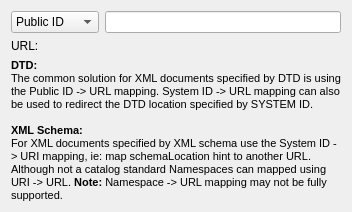
<?xml version="1.0" encoding="UTF-8"?>
<ui version="4.0">
 <class>AddSchemaForm</class>
 <widget class="QWidget" name="AddSchemaForm">
  <property name="geometry">
   <rect>
    <x>0</x>
    <y>0</y>
    <width>352</width>
    <height>212</height>
   </rect>
  </property>
  <property name="minimumSize">
   <size>
    <width>350</width>
    <height>200</height>
   </size>
  </property>
  <layout class="QVBoxLayout" name="verticalLayout" stretch="0,100">
   <item>
    <layout class="QGridLayout" name="gridLayout">
     <item row="0" column="0">
      <widget class="QComboBox" name="idCbx">
       <item>
        <property name="text">
         <string notr="true">Public ID</string>
        </property>
       </item>
       <item>
        <property name="text">
         <string notr="true">System ID</string>
        </property>
       </item>
       <item>
        <property name="text">
         <string notr="true">URI</string>
        </property>
       </item>
       <item>
        <property name="text">
         <string>DOCTYPE</string>
        </property>
       </item>
      </widget>
     </item>
     <item row="0" column="1">
      <widget class="QLineEdit" name="idEdt"/>
     </item>
     <item row="1" column="0">
      <widget class="QLabel" name="label">
       <property name="text">
        <string>URL:</string>
       </property>
      </widget>
     </item>
     <item row="1" column="1">
      <layout class="QHBoxLayout" name="horizontalLayout">
       <item>
        <widget class="KUrlRequester" name="uriEdt"/>
       </item>
      </layout>
     </item>
    </layout>
   </item>
   <item>
    <widget class="QLabel" name="label_2">
     <property name="text">
      <string>&lt;!DOCTYPE HTML PUBLIC &quot;-//W3C//DTD HTML 4.0//EN&quot; &quot;http://www.w3.org/TR/REC-html40/strict.dtd&quot;&gt;
&lt;html&gt;&lt;head&gt;&lt;meta name=&quot;qrichtext&quot; content=&quot;1&quot; /&gt;&lt;style type=&quot;text/css&quot;&gt;
p, li { white-space: pre-wrap; }
&lt;/style&gt;&lt;/head&gt;&lt;body style=&quot; font-family:'Sans Serif'; font-size:8pt; font-weight:400; font-style:normal;&quot;&gt;
&lt;p style=&quot; margin-top:0px; margin-bottom:0px; margin-left:0px; margin-right:0px; -qt-block-indent:0; text-indent:0px;&quot;&gt;&lt;span style=&quot; font-weight:600;&quot;&gt;DTD:&lt;/span&gt;&lt;/p&gt;
&lt;p style=&quot; margin-top:0px; margin-bottom:0px; margin-left:0px; margin-right:0px; -qt-block-indent:0; text-indent:0px;&quot;&gt;The common solution for XML documents specified by DTD is using the Public ID -&amp;gt; URL mapping. System ID -&amp;gt; URL mapping can also be used to redirect the DTD location specified by SYSTEM ID.&lt;/p&gt;
&lt;p style=&quot;-qt-paragraph-type:empty; margin-top:0px; margin-bottom:0px; margin-left:0px; margin-right:0px; -qt-block-indent:0; text-indent:0px;&quot;&gt;&lt;/p&gt;
&lt;p style=&quot; margin-top:0px; margin-bottom:0px; margin-left:0px; margin-right:0px; -qt-block-indent:0; text-indent:0px;&quot;&gt;&lt;span style=&quot; font-weight:600;&quot;&gt;XML Schema:&lt;/span&gt;&lt;/p&gt;
&lt;p style=&quot; margin-top:0px; margin-bottom:0px; margin-left:0px; margin-right:0px; -qt-block-indent:0; text-indent:0px;&quot;&gt;For XML documents specified by XML schema use the System ID -&amp;gt; URI mapping, ie: map schemaLocation hint to another URL. Although not a catalog standard Namespaces can mapped using URI -&amp;gt; URL. &lt;span style=&quot; font-weight:600;&quot;&gt;Note: &lt;/span&gt;Namespace -&amp;gt; URL mapping may not be fully supported.&lt;/p&gt;&lt;/body&gt;&lt;/html&gt;</string>
     </property>
     <property name="wordWrap">
      <bool>true</bool>
     </property>
    </widget>
   </item>
  </layout>
 </widget>
 <customwidgets>
  <customwidget>
   <class>KUrlRequester</class>
   <extends>QFrame</extends>
   <header>kurlrequester.h</header>
  </customwidget>
 </customwidgets>
 <resources/>
 <connections/>
</ui>
